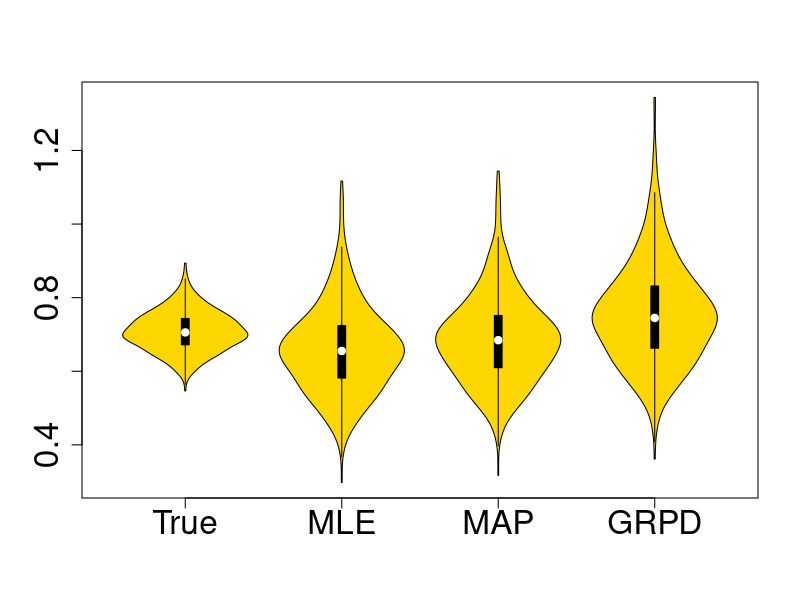
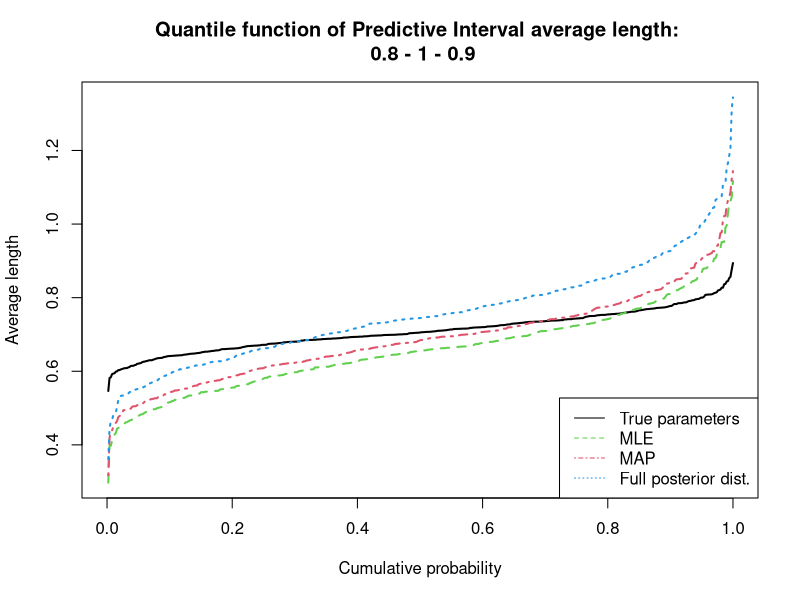

Source code (R) for these figures, in order:
LONGUEUR_CORRELATION <- scan("../longueur_correlation_vraie.txt")

NOM_VRAI <- "True parameters"
NOM_MLE <- "MLE"
NOM_MAP <- "MAP"
NOM_BAYESIEN <- "Full posterior dist."
NOM_BARYESIEN_APPROX <- NULL
TITRE_GRAPHE <- paste("Quantile function of Predictive Interval average length:", "\n", LONGUEUR_CORRELATION[1], "-", LONGUEUR_CORRELATION[2], "-", LONGUEUR_CORRELATION[3])
LEGENDE_ABSCISSES <- "Cumulative probability"
LEGENDE_ORDONNEES <- "Average length"

Longueurs_moyennes_intervalles_pari <- read.table("matrice_longueurs_moyennes_intervalles_pari.txt", as.is = TRUE)
    
Longueurs_moyennes_intervalles_pari_VRAI <- sort(Longueurs_moyennes_intervalles_pari[,1],decreasing=FALSE)
Longueurs_moyennes_intervalles_pari_MLE <- sort(Longueurs_moyennes_intervalles_pari[,2],decreasing=FALSE)
Longueurs_moyennes_intervalles_pari_MAP <- sort(Longueurs_moyennes_intervalles_pari[,3],decreasing=FALSE)
Longueurs_moyennes_intervalles_pari_BAYES <- sort(Longueurs_moyennes_intervalles_pari[,4],decreasing=FALSE)



##Creation du plot : longueur moyenne de l'interalle de pari (MLE,MAP ou full-bayésien) en fonction de la longeur moyenne de l'intervalle de pari juste.

library(vioplot)
par(cex.axis=2) # is for x-axis
vioplot(Longueurs_moyennes_intervalles_pari_VRAI, Longueurs_moyennes_intervalles_pari_MLE, Longueurs_moyennes_intervalles_pari_MAP,Longueurs_moyennes_intervalles_pari_BAYES,  names=c("True", "MLE", "MAP", "GRPD"),col="gold")

dev.copy(pdf,"Violon_longueurs_moyennes_intervalles_pari.pdf")
dev.off()

 
#plot(x=c(min(Longueurs_moyennes_intervalles_pari_VRAI),max(Longueurs_moyennes_intervalles_pari_VRAI)),y=c(min(Longueurs_moyennes_intervalles_pari),max(Longueurs_moyennes_intervalles_pari)), type="n", main=TITRE_GRAPHE, xlab=LEGENDE_ABSCISSES, ylab=LEGENDE_ORDONNEES)
plot(x=c(0,1),y=c(min(Longueurs_moyennes_intervalles_pari),max(Longueurs_moyennes_intervalles_pari)), type="n", main=TITRE_GRAPHE, xlab=LEGENDE_ABSCISSES, ylab=LEGENDE_ORDONNEES)
abscisses <- 1/nrow(Longueurs_moyennes_intervalles_pari) * 1:nrow(Longueurs_moyennes_intervalles_pari)
lines(abscisses, Longueurs_moyennes_intervalles_pari_VRAI ,col=1, lwd=2, lty=1)
    lines(abscisses, Longueurs_moyennes_intervalles_pari_MLE ,col=3, lwd=2, lty=2)
    lines(abscisses, Longueurs_moyennes_intervalles_pari_MAP ,col=2, lwd=2, lty=4)
    lines(abscisses, Longueurs_moyennes_intervalles_pari_BAYES, col=4, lwd=2, lty=3)
    #lines(abscisses, Frequences_appartient_intervalle_pari_BAYES_APPROX, col=4, lty=3, lwd=1)
legende <- c(NOM_VRAI,NOM_MLE,NOM_MAP,NOM_BAYESIEN)
lwd <- 2*c(1,1,1,1)
lty <- c(1,2,4,3)
col <- c(1,3,2,4)
legend("bottomright", legende, lty=lty, col=col)
dev.copy(pdf,"Quantile_longueurs_moyennes_intervalles_pari.pdf")
dev.off()
